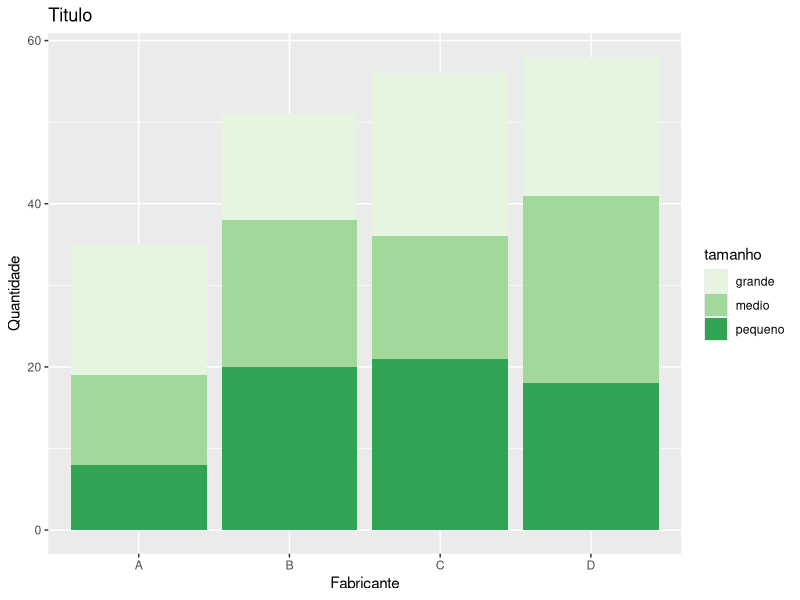
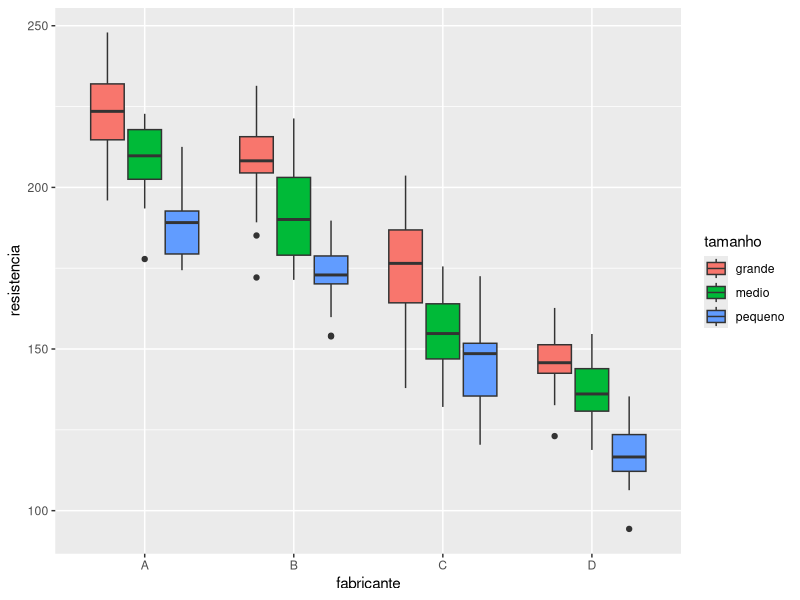
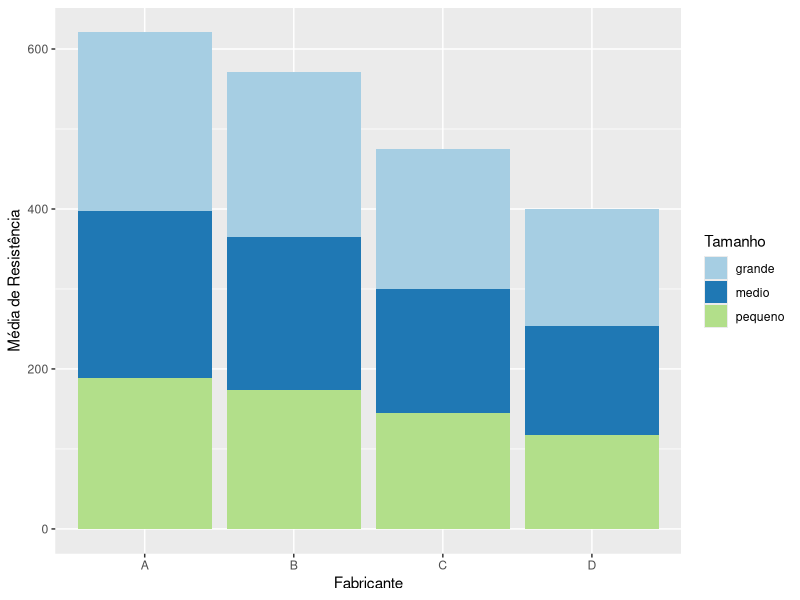
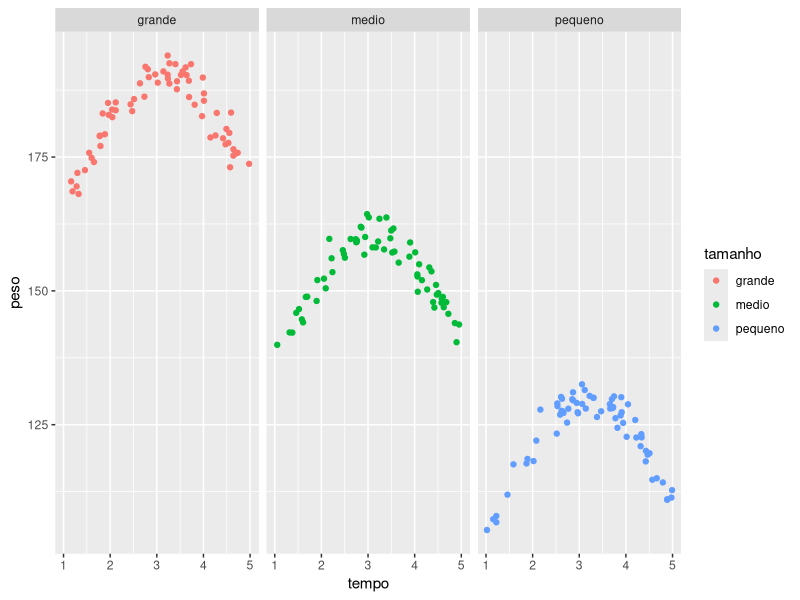
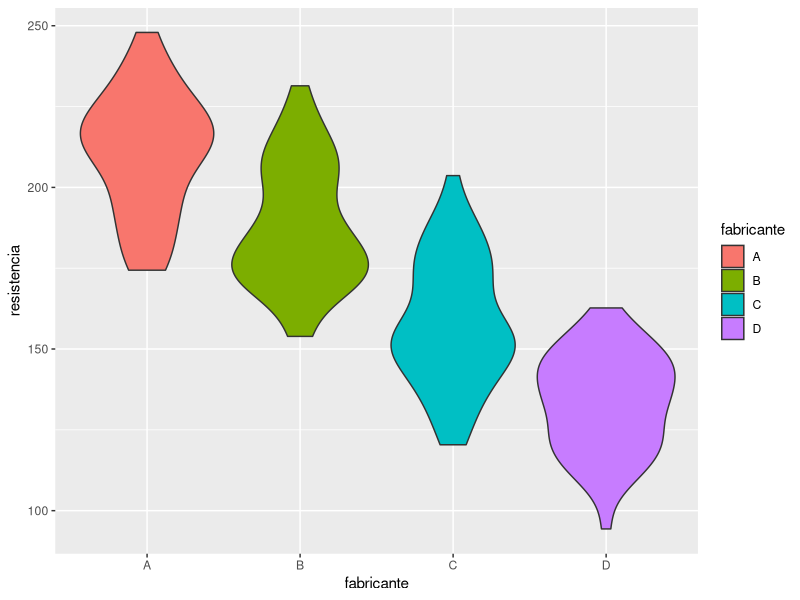

Reproduce these figures in R, in order.
install.packages('ggplot2')
library(ggplot2)

dados=read.csv('dados1.csv', sep = ',',dec='.',header = T)
head(dados)
#1
ggplot(dados,aes(x=fabricante, fill=tamanho))+geom_bar()+labs(title='Titulo', x='Fabricante', y='Quantidade')+scale_fill_brewer(palette = "Dark1")

#A saída foi um gráfico de barras agrupadas onde é mostrado a distribuição da quantidade de
#fabricantes pelo tamanho, para cada tipo de fabricante. As barras que representam os
#fabricantes são divididas em 3 partes representando os tamanhos de empresa(pequeno,
#médio, grande), e a altura representa a quantidade de fabricantes de um determinado tipo.

#2
ggplot(dados,aes(x=fabricante,y=resistencia,fill=tamanho))+geom_boxplot()

#A saída foi um gráfico em forma de diagrama de caixas onde é relacionado a resistência com
#o fabricante e seus tipos de tamanho, a linha que divide ao meio as “caixas” representa a
#mediana, é possível observar que os fabricantes B e D possuem mais outiliers (“pontos fora
#da curva”) que os fabricantes A e C, e além disso podemos observar que os fabricantes A e B
#possuem as maiores resistências de produtos.

#3
#dados$media = tapply(dados$resistencia,dados$fabricante,mean)
#dados$media1 = tapply(dados$resistencia,dados$tamanho,mean)
#ggplot(dados,aes(x=media,y=fabricante,fill=tamanho))+geom_col()+coord_flip()

medias <- aggregate(resistencia ~ fabricante + tamanho, data = dados, mean)
ggplot(medias,aes(x=fabricante, y=resistencia, fill=tamanho))+geom_col()+labs(x = "Fabricante", y = "Média de Resistência", fill = "Tamanho") +theme_get() + scale_fill_brewer(palette = "Paired")

#A saída foi um gráfico de barras agrupadas por fabricante conforme o tipo (grande, médio e
#pequeno) onde o eixo y representa a média das resistências, é possível notar que o
#fabricante A apresenta as maiores médias de resistência enquanto que o D apresenta as
#menores médias.


#4

ggplot(dados,aes(tempo,peso,color=tamanho))+geom_point()+facet_wrap(~tamanho)

#A saída é um gráfico de dispersão que mostra o peso por tempo de produção de acordo com
#o tipo de tamanho, fica perceptível que entre os valores 2 e 4 de tempo aproximadamente os
#3 tipos (grande, médio e pequeno) apresentam um pico de peso, logo entre esses valores de
#tempo seria um bom momento para a produção do produto.

#5

ggplot(dados,aes(resistencia,fabricante,fill=fabricante))+geom_violin()+coord_flip()
#A saída foi um gráfico de violino que relaciona as resistências (eixo y) com o fabricante (eixo
#x) onde são evidenciadas a distribuição dos dados, ou seja, onde estão concentrados a
#maioria dos valores, onde quanto maior a largura maior a densidade de valores na região.

